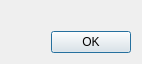
<?xml version="1.0" encoding="UTF-8"?>
<ui version="4.0">
 <class>MessageBox</class>
 <widget class="QDialog" name="MessageBox">
  <property name="geometry">
   <rect>
    <x>0</x>
    <y>0</y>
    <width>435</width>
    <height>77</height>
   </rect>
  </property>
  <property name="maximumSize">
   <size>
    <width>600</width>
    <height>480</height>
   </size>
  </property>
  <property name="windowTitle">
   <string>À propos</string>
  </property>
  <property name="windowIcon">
   <iconset resource="../../../icons.qrc">
    <normaloff>:/icons/FactDev</normaloff>:/icons/FactDev</iconset>
  </property>
  <layout class="QGridLayout" name="gridLayout">
   <property name="sizeConstraint">
    <enum>QLayout::SetFixedSize</enum>
   </property>
   <item row="0" column="1">
    <widget class="QLabel" name="lbText">
     <property name="maximumSize">
      <size>
       <width>400</width>
       <height>16777215</height>
      </size>
     </property>
     <property name="text">
      <string/>
     </property>
    </widget>
   </item>
   <item row="0" column="0">
    <widget class="QLabel" name="lbIcon">
     <property name="maximumSize">
      <size>
       <width>128</width>
       <height>128</height>
      </size>
     </property>
     <property name="text">
      <string/>
     </property>
     <property name="textFormat">
      <enum>Qt::AutoText</enum>
     </property>
    </widget>
   </item>
   <item row="1" column="0" colspan="2">
    <layout class="QHBoxLayout" name="horizontalLayout">
     <item>
      <spacer name="horizontalSpacer">
       <property name="orientation">
        <enum>Qt::Horizontal</enum>
       </property>
       <property name="sizeHint" stdset="0">
        <size>
         <width>40</width>
         <height>20</height>
        </size>
       </property>
      </spacer>
     </item>
     <item>
      <widget class="QPushButton" name="btnValid">
       <property name="text">
        <string>OK</string>
       </property>
      </widget>
     </item>
    </layout>
   </item>
  </layout>
 </widget>
 <resources>
  <include location="../../../icons.qrc"/>
 </resources>
 <connections>
  <connection>
   <sender>btnValid</sender>
   <signal>released()</signal>
   <receiver>MessageBox</receiver>
   <slot>accept()</slot>
   <hints>
    <hint type="sourcelabel">
     <x>338</x>
     <y>52</y>
    </hint>
    <hint type="destinationlabel">
     <x>377</x>
     <y>396</y>
    </hint>
   </hints>
  </connection>
 </connections>
</ui>
